Frame 1 (no input): blank canvas, image omitted
Frame 60 (no input): blank canvas, image omitted
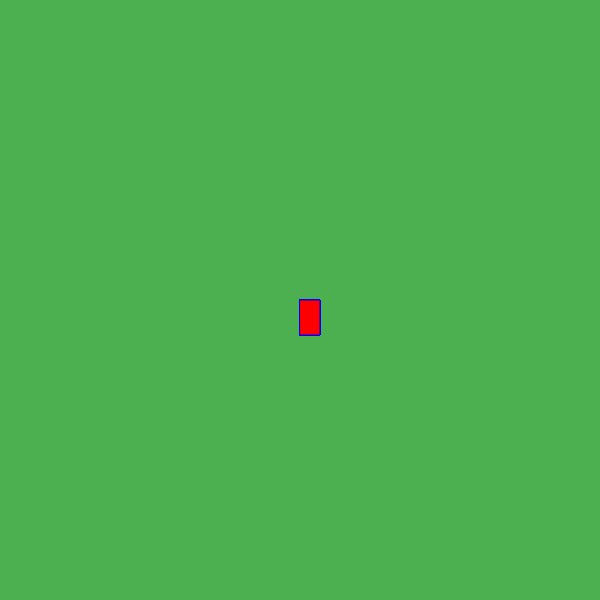
Frame 120 (the mouse pressed at the canvas centre since frame 60)

The p5.js sketch whose frames 1 and 60 were blank and that drew this single picture after the mouse press (run headless with seeded random() and noise() and a simulated clock; from frame 60 on, the mouse is pressed at the canvas centre):

// p5.js sketch
// ── sketch.js
function setup() {
  createCanvas(600, 600);
  background("#4CAF50");
}

function draw() {
  stroke("blue");
  fill("red");

  // console.log(mouseIsPressed)

  if (mouseIsPressed) {
    rect(mouseX, mouseY, 20, 35);
  }
}
